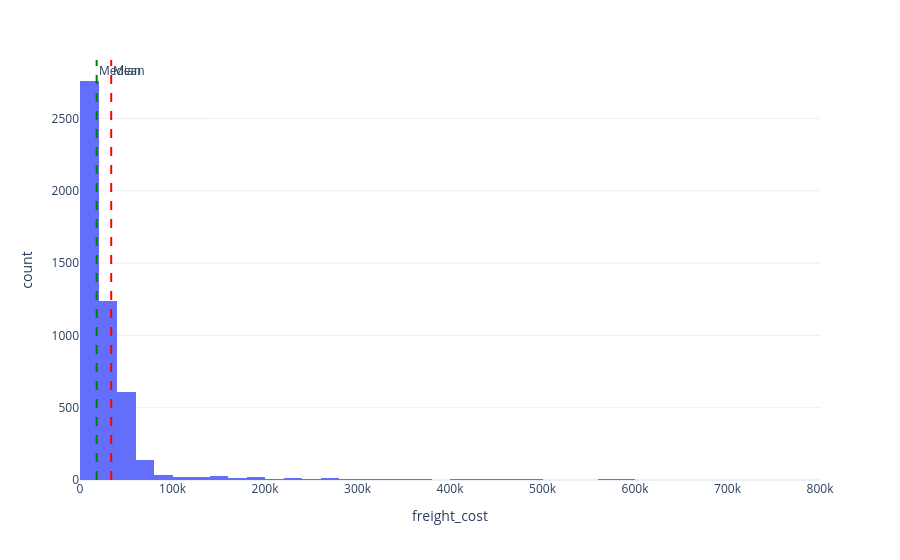

The code cell stored with this chart in its notebook:
### Code cell
fig = px.histogram(
    df,
    x="freight_cost",
    nbins=40,
    template="plotly_white"
)

fig.add_vline(
    x=df["freight_cost"].mean(),
    line_dash="dash",
    line_color="red",
    annotation_text="Mean"
)

fig.add_vline(
    x=df["freight_cost"].median(),
    line_dash="dash",
    line_color="green",
    annotation_text="Median"
)

fig.show()

### Figure 1 — Plotly figure (JSON) as saved in the notebook; plotly's stock layout.template omitted (floating-point values rounded to 4 significant figures; data arrays with more than 128 entries replaced by an {"elided": "..."} marker saying what was removed)
{"data": [{"bingroup": "x", "hovertemplate": "freight_cost=%{x}<br>count=%{y}<extra></extra>", "legendgroup": "", "marker": {"color": "#636efa", "pattern": {"shape": ""}}, "name": "", "nbinsx": 40, "orientation": "v", "showlegend": false, "type": "histogram", "x": {"elided": "5000 float values"}, "xaxis": "x", "yaxis": "y"}], "layout": {"annotations": [{"showarrow": false, "text": "Mean", "x": 33740.0, "xanchor": "left", "xref": "x", "y": 1, "yanchor": "top", "yref": "y domain"}, {"showarrow": false, "text": "Median", "x": 18010.0, "xanchor": "left", "xref": "x", "y": 1, "yanchor": "top", "yref": "y domain"}], "barmode": "relative", "legend": {"tracegroupgap": 0}, "margin": {"t": 60}, "shapes": [{"line": {"color": "red", "dash": "dash"}, "type": "line", "x0": 33740.0, "x1": 33740.0, "xref": "x", "y0": 0, "y1": 1, "yref": "y domain"}, {"line": {"color": "green", "dash": "dash"}, "type": "line", "x0": 18010.0, "x1": 18010.0, "xref": "x", "y0": 0, "y1": 1, "yref": "y domain"}], "xaxis": {"anchor": "y", "domain": [0, 1], "title": {"text": "freight_cost"}}, "yaxis": {"anchor": "x", "domain": [0, 1], "title": {"text": "count"}}}}
